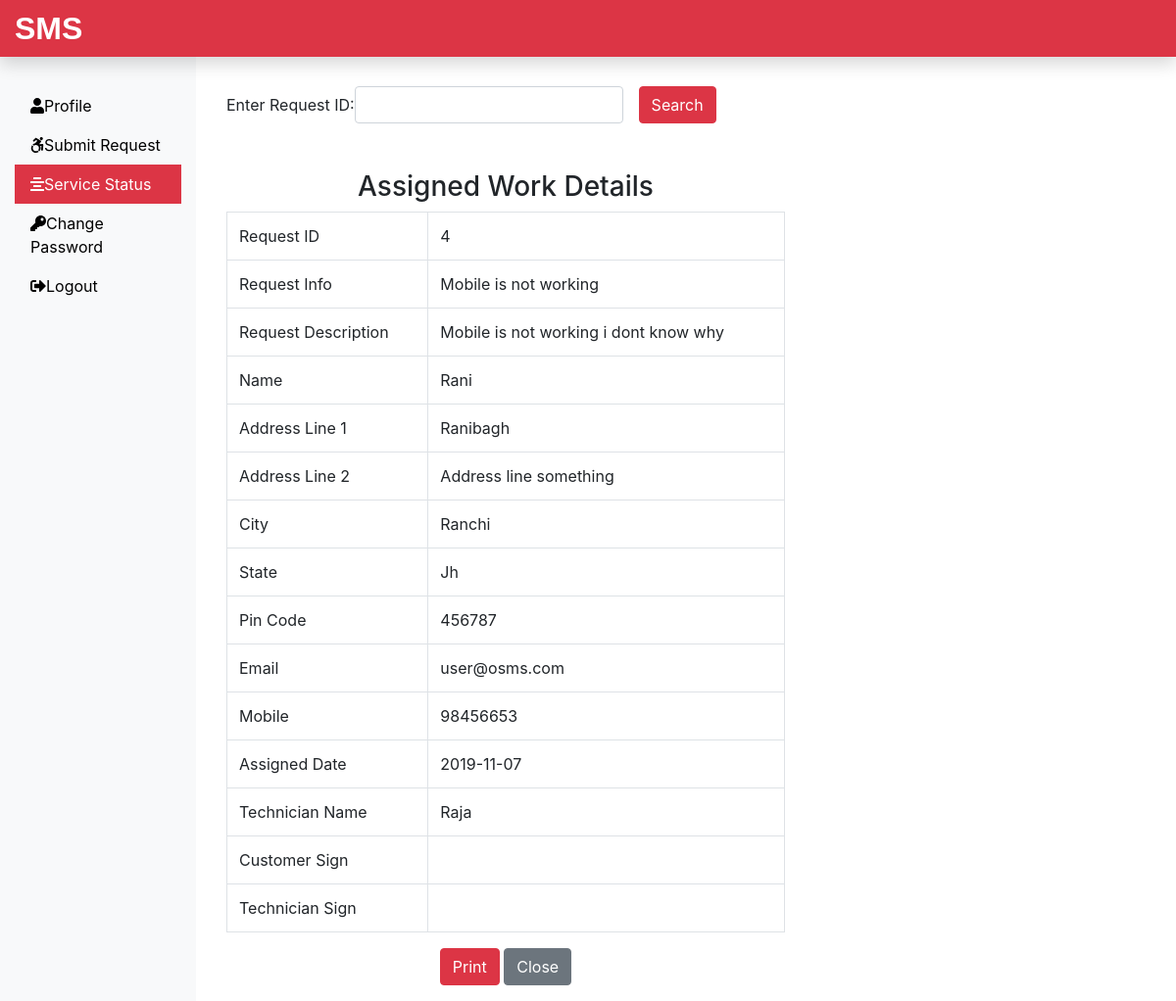
Page /Requester/CheckStatus.php?checkid=4 (signed in) on the committed database.
### tables this page shows
CREATE TABLE `assignwork_tb` (
  `rno` int(11) NOT NULL,
  `request_id` int(11) NOT NULL,
  `request_info` text NOT NULL,
  `request_desc` text NOT NULL,
  `requester_name` varchar(60) NOT NULL,
  `requester_add1` text NOT NULL,
  `requester_add2` text NOT NULL,
  `requester_city` varchar(60) NOT NULL,
  `requester_state` varchar(60) NOT NULL,
  `requester_zip` int(11) NOT NULL,
  `requester_email` varchar(60) NOT NULL,
  `requester_mobile` bigint(20) NOT NULL,
  `assign_tech` varchar(60) NOT NULL,
  `assign_date` date NOT NULL
);

### Requester/CheckStatus.php (the view, shortened to what this page needs)
<?php
include('includes/header.php');
include('../dbConnection.php');
?>
<div class="col-sm-6 mt-5 mx-3">
 <form action="" method="post" class="form-inline">
  <div class="form-group mr-3">
   <label for="checkid">Enter Request ID: </label>
   <input type="text" class="form-control" name="checkid" id="checkid" onkeypress="isInputNumber(event)">
  </div>
  <button type="submit" class="btn btn-danger">Search</button>
 </form>
 <?php
  if(isset($_REQUEST['checkid'])){
   if($_REQUEST['checkid'] == ""){
    $msg = '<div class="alert alert-warning col-sm-6 ml-5 mt-2" role="alert"> Fill All Fileds </div>';
   } else {
    $sql = "SELECT * FROM assignwork_tb WHERE request_id = {$_REQUEST['checkid']}";
    $result = $conn->query($sql);
    $row = $result->fetch_assoc();
    if((isset($row['request_id']) == isset($_REQUEST['checkid']))){ ?>
    <h3 class="text-center mt-5">Assigned Work Details</h3>
    <table class="table table-bordered">
     <tbody>
      <tr>
       <td>Request ID</td>
       <td><?php if(isset($row['request_id'])){echo $row['request_id'];} ?></td>
      </tr>
      <tr>
       <td>Request Info</td>
       <td><?php if(isset($row['request_info'])){echo $row['request_info'];} ?></td>
      </tr>
      <tr>
       <td>Request Description</td>
       <td><?php if(isset($row['request_desc'])){echo $row['request_desc'];} ?></td>
      </tr>
      <tr>
       <td>Name</td>
       <td>
         <?php if(isset($row['requester_name'])) {echo $row['requester_name']; } ?>
       </td>
      </tr>
      <tr>
       <td>Address Line 1</td>
       <td>
         <?php if(isset($row['requester_add1'])) {echo $row['requester_add1']; } ?>
       </td>
      </tr>
      <tr>
       <td>Address Line 2</td>
       <td>
         <?php if(isset($row['requester_add2'])) {echo $row['requester_add2']; } ?>
       </td>
      </tr>
      <tr>
       <td>City</td>
       <td>
         <?php if(isset($row['requester_city'])) {echo $row['requester_city']; } ?>
       </td>
      </tr>
      <tr>
       <td>State</td>
       <td>
         <?php if(isset($row['requester_state'])) {echo $row['requester_state']; } ?>
       </td>
      </tr>
      <tr>
       <td>Pin Code</td>
       <td>
         <?php if(isset($row['requester_zip'])) {echo $row['requester_zip']; } ?>
       </td>
      </tr>
      <tr>
       <td>Email</td>
       <td>
         <?php if(isset($row['requester_email'])) {echo $row['requester_email']; } ?>
       </td>
      </tr>
      <tr>
       <td>Mobile</td>
       <td>
         <?php if(isset($row['requester_mobile'])) {echo $row['requester_mobile']; } ?>
       </td>
      </tr>
      <tr>
       <td>Assigned Date</td>
       <td>
         <?php if(isset($row['assign_date'])) {echo $row['assign_date']; } ?>
       </td>
      </tr>
      <tr>
       <td>Technician Name</td>
       <td><?php if(isset($row['assign_tech'])) {echo $row['assign_tech']; } ?></td>
      </tr>
      <tr>
       <td>Customer Sign</td>
       <td></td>
      </tr>
      <tr>
       <td>Technician Sign</td>
       <td></td>
      </tr>
     </tbody>
    </table>
    <div class="text-center">
     <form action="" class="mb-3 d-print-none">
      <input class="btn btn-danger" type="submit" value="Print" onClick="window.print()">
      <input class="btn btn-secondary" type="submit" value="Close">
     </form>
    </div>
    <?php } else {
     echo '<div class="alert alert-info mt-4">Your Request is Still Pending</div>';
    }
   }
 }?>
</div>
<?php
include('includes/footer.php');
?>

### rows in the picture
assignwork_tb: request "4", request_info "Mobile is not working", request_desc "Mobile is not working i dont know why", requester_name "Rani", requester_add1 "Ranibagh", requester_add2 "Address line something", requester_city "Ranchi", requester_state "Jh", requester_zip "456787", requester_email "user@osms.com", requester_mobile "98456653", assign_date "2019-11-07", assign_tech "Raja"
